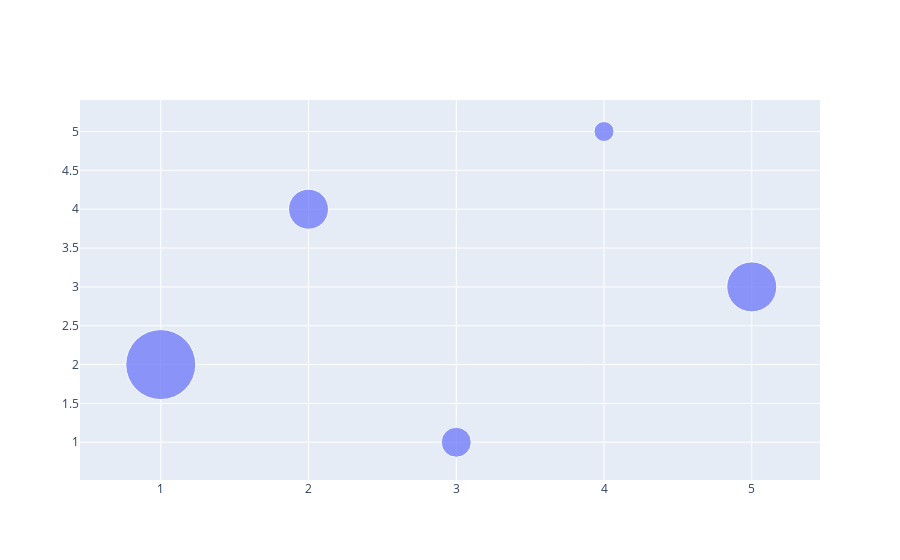

The cell this chart's notebook holds for it:
### Code cell
trace = go.Scatter(
    x = x,
    y = y,
    mode = 'markers',
    marker = dict(
        size = z
    )
)
data = [trace]
offline.iplot(data)

### Figure 1 — Plotly figure (JSON) as saved in the notebook; plotly's stock layout.template omitted (floating-point values rounded to 4 significant figures)
{"data": [{"marker": {"size": [70, 40, 30, 20, 50]}, "mode": "markers", "type": "scatter", "x": [1, 2, 3, 4, 5], "y": [2, 4, 1, 5, 3]}], "layout": {}}
